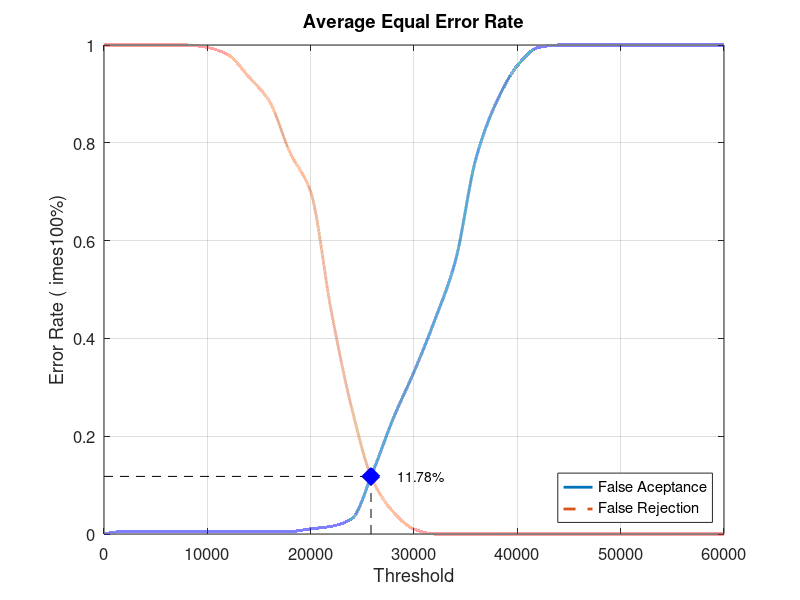
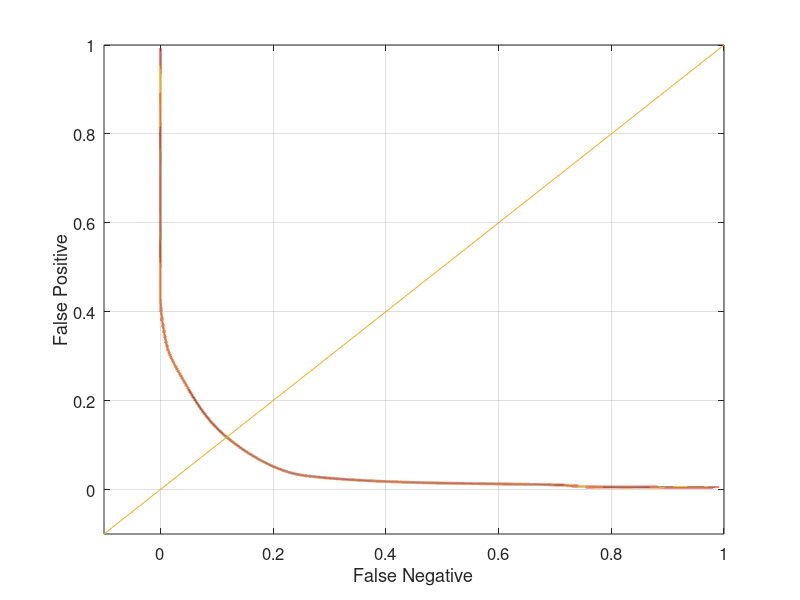

The MATLAB script that drew these images, in order:
close all;
clear;
clc;
x = 0:2000:60000;
xq = 0:0.5:60000;

y0 = [0 0.00526316 0.00526316 0.00526316 0.00526316 0.00526316 0.00526316 0.00526316 0.00526316 0.00526316 0.0105263 0.0157895 0.0315789 0.126316 0.236842 0.331579 0.436842 0.557895 0.768421 0.884211 0.957895 0.994737 1 1 1 1 1 1 1 1 1]
yy0 = interp1(x, y0, xq, 'pchip');
y1 = [1 1 1 1 1 0.995 0.98 0.935 0.885 0.78 0.7 0.455 0.255 0.11 0.045 0.01 0 0 0 0 0 0 0 0 0 0 0 0 0 0 0]
yy1 = interp1(x, y1, xq, 'pchip');

% Calculating EER: 
y2 = abs(y0 - y1);
find(y2 == min(y2))
yy2 = abs(yy0 - yy1);
xEER = find(yy2 == min(yy2));
xEERIndex = xq(xEER) % X-axis EER
yEER = yy0(xEER) % Y-axis EER

main = figure
plot(xq, yy0,'-','LineWidth', 2);	hold on
plot(xq, yy1,'--','LineWidth', 2);	hold on
plot([xEERIndex xEERIndex], [0 yEER], 'k--');	hold on
plot([0 xEERIndex], [yEER yEER], 'k--');	hold on
plot(xEERIndex, yEER, 'bx', 'LineWidth', 10);	hold on
text(xEERIndex + 10 * xEERIndex / 100, yEER, [num2str(round((10000 * yEER)) / 100) '%'])
legend('False Aceptance', 'False Rejection', 'Location', 'SouthEast')
xlabel('Threshold')
ylabel('Error Rate (	imes100%)')
title('Average Equal Error Rate')
set(gca, 'FontSize', 12)
axis([0 60000 0 1])
grid on

print(main, 'Database1_4Main', '-dpng');
FNRxFPR = figure('Color', [1 1 1]);
plot(yy1, yy0, '-', yy1, yy0, 'LineWidth', 2);
hold on
y = -0.1:0.1:1
plot(y, y); 
set(gca, 'FontSize', 12)
xlabel('False Negative')
ylabel('False Positive')
axis([-0.1 1 -0.1 1])
set(gca, 'FontSize', 12)
grid on

print(FNRxFPR, 'Database1_4FNRxFPR','-dpng');
